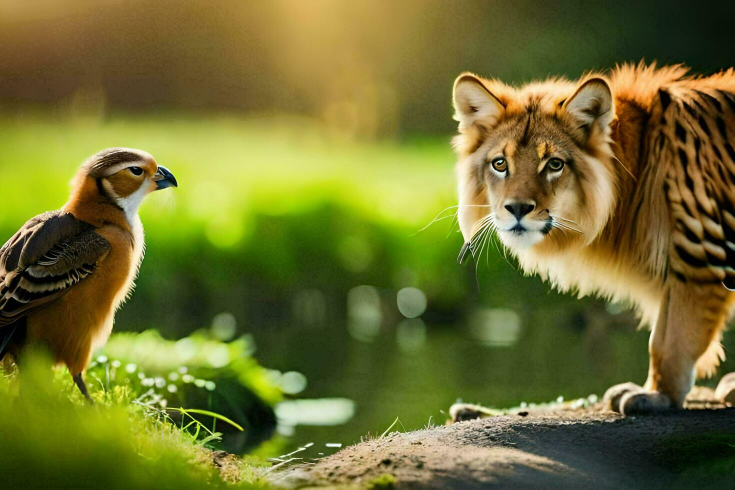
#> input picture AdvPython/Practical 11/1.jpg, 1470 x 980 px, found by its file name (shown at 1/2 size); its folder holds 2 pictures in this run
$ python image.py
#> lines starting #> are read from the running program, lines starting #| are printed output that depends on the picture
from PIL import Image, ImageFilter, ImageEnhance
import matplotlib.pyplot as plt
import numpy as np
import os

def list_files_in_directory(directory):
    """List all files in the specified directory for debugging purposes."""
    try:
        files = os.listdir(directory)
        print("Files in directory:", files)
    except Exception as e:
        print(f"Error accessing directory: {str(e)}")

def load_image(file_path):
    """Load an image from the specified file path."""
#> called with file_path = 'Practical 11/1.jpg'
    try:
        image = Image.open(file_path)
#> image is the input picture: PIL image 1470x980 RGB; mean R, G, B 112.3, 112.2, 47.8
        image.show()
        return image
    except Exception as e:
        print(f"Error loading image at {file_path}: {str(e)}")
        return None

def apply_filter(image, filter_type):
    """Apply a specified filter to the image."""
#> called with filter_type = 'gaussian_blur'
    if filter_type == 'gaussian_blur':
        return image.filter(ImageFilter.GaussianBlur(radius=2))
    elif filter_type == 'edge_detection':
        return image.filter(ImageFilter.FIND_EDGES)
    else:
        print("Invalid filter type!")
        return image

def resize_image(image, new_size):
    """Resize the image to a new size (width, height)."""
#> called with new_size = (200, 200)
    return image.resize(new_size)
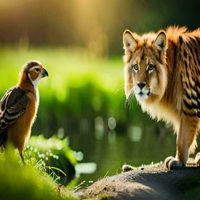
#> returned value: PIL image 200x200 RGB; mean R, G, B 112.3, 112.2, 47.8

def crop_image(image, crop_area):
    """Crop the image to a specific area (left, upper, right, lower)."""
#> called with crop_area = (50, 50, 200, 200)
    return image.crop(crop_area)
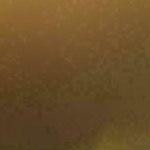
#> returned value: PIL image 150x150 RGB; mean R, G, B 107.1, 79.6, 41.1

def adjust_brightness(image, factor):
    """Adjust the brightness of the image."""
#> called with factor = 1.5
    enhancer = ImageEnhance.Brightness(image)
    return enhancer.enhance(factor)
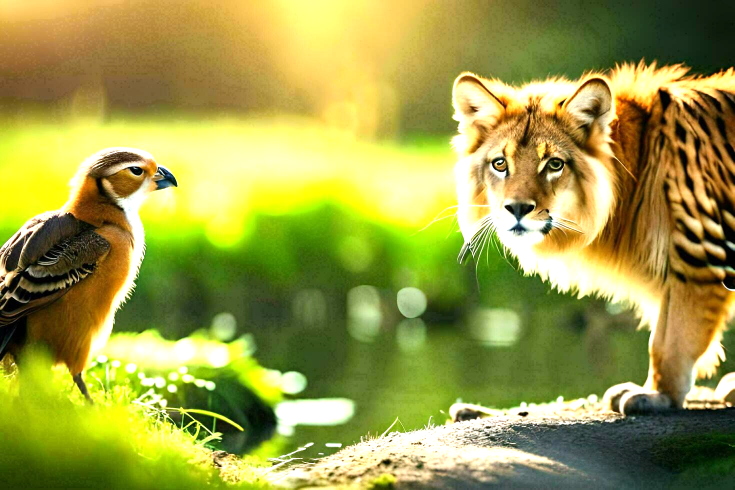
#> returned value: PIL image 1470x980 RGB (shown at 1/2 size); mean R, G, B 156.2, 156.6, 70.6

def convert_to_grayscale(image):
    """Convert the image to grayscale."""
    return image.convert("L")
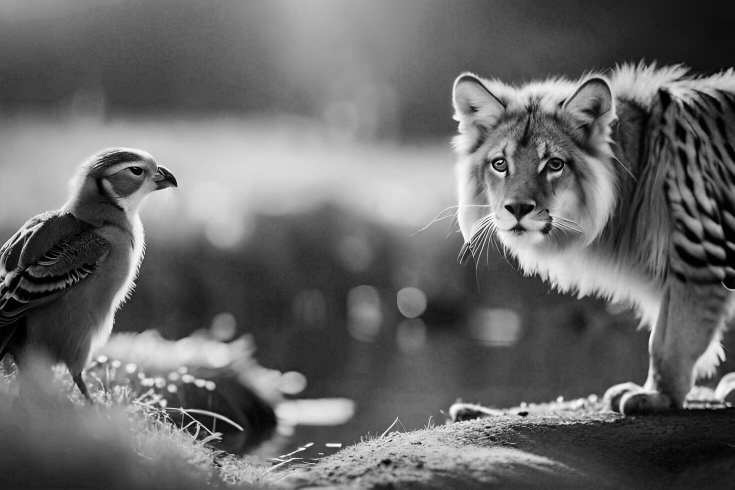
#> returned value: PIL image 1470x980 L (shown at 1/2 size); min 0, max 254, mean 104.9

def display_histogram(image):
    """Display the histogram for each color channel of the image."""
    image_array = np.array(image)

    if len(image_array.shape) == 2:  # Grayscale image
        plt.hist(image_array.ravel(), bins=256, color='black')
        plt.title('Grayscale Histogram')
    else:  # Color image
        colors = ('red', 'green', 'blue')
        for i, color in enumerate(colors):
            plt.hist(image_array[:, :, i].ravel(), bins=256, color=color, alpha=0.6, label=f'{color.capitalize()} channel')
        plt.title('Color Histogram')
        plt.legend()

    plt.xlabel('Pixel Intensity')
    plt.ylabel('Frequency')
    plt.show()
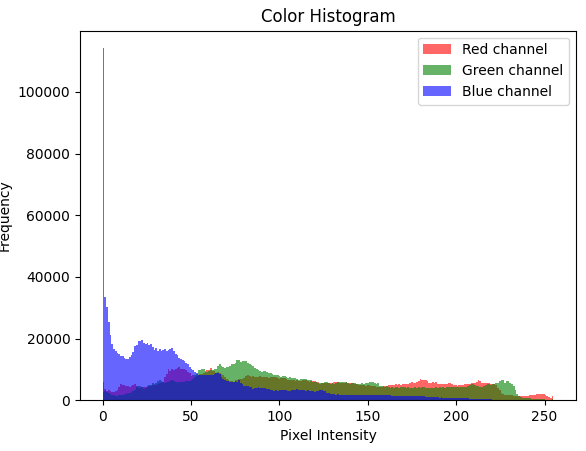
#> figure drawn by matplotlib, 1 panel; tallest bar 10666 high, from x = 42.83 to 43.83; tallest bar 12971 high, from x = 76.7 to 77.7; tallest bar 114168 high, from x = 0 to 0.996

# Example usage:
if __name__ == "__main__":
    # Define the directory and image path
    directory = r"Practical 11"
    list_files_in_directory(directory)  # List files in directory for debugging

    # Load an image
    image_path = os.path.join(directory, "1.jpg")  # Corrected file name to "1.jpg"
    image = load_image(image_path)

    if image:
        # Apply a Gaussian blur filter
        blurred_image = apply_filter(image, "gaussian_blur")
        blurred_image.show()

        # Resize the image to (200, 200)
        resized_image = resize_image(image, (200, 200))
        resized_image.show()

        # Crop the image to a specific region
        cropped_image = crop_image(image, (50, 50, 200, 200))
        cropped_image.show()

        # Adjust brightness
        brighter_image = adjust_brightness(image, 1.5)
        brighter_image.show()

        # Convert the image to grayscale
        grayscale_image = convert_to_grayscale(image)
        grayscale_image.show()

        # Display histogram
        display_histogram(image)
